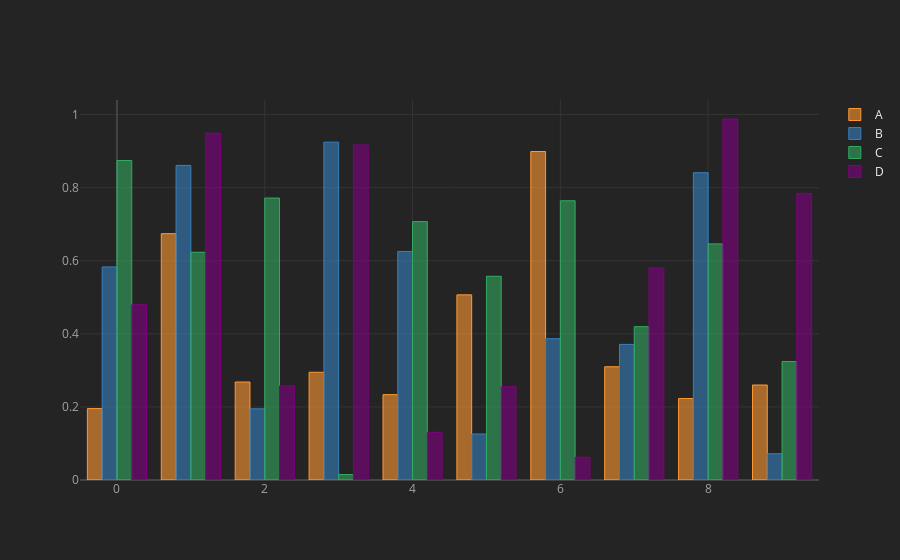

The notebook cell this image was saved under:
### Code cell
df.iplot(kind='bar')

### Figure 1 — Plotly figure (JSON) as saved in the notebook; plotly's stock layout.template omitted (floating-point values rounded to 4 significant figures)
{"data": [{"marker": {"color": "rgba(255, 153, 51, 0.6)", "line": {"color": "rgba(255, 153, 51, 1.0)", "width": 1}}, "name": "A", "orientation": "v", "text": "", "type": "bar", "x": [0, 1, 2, 3, 4, 5, 6, 7, 8, 9], "y": [0.1954, 0.674, 0.2681, 0.2948, 0.2336, 0.5066, 0.8988, 0.3099, 0.2229, 0.2599]}, {"marker": {"color": "rgba(55, 128, 191, 0.6)", "line": {"color": "rgba(55, 128, 191, 1.0)", "width": 1}}, "name": "B", "orientation": "v", "text": "", "type": "bar", "x": [0, 1, 2, 3, 4, 5, 6, 7, 8, 9], "y": [0.583, 0.8607, 0.1947, 0.9244, 0.6254, 0.1258, 0.3865, 0.371, 0.8408, 0.07174]}, {"marker": {"color": "rgba(50, 171, 96, 0.6)", "line": {"color": "rgba(50, 171, 96, 1.0)", "width": 1}}, "name": "C", "orientation": "v", "text": "", "type": "bar", "x": [0, 1, 2, 3, 4, 5, 6, 7, 8, 9], "y": [0.8741, 0.6231, 0.7715, 0.01494, 0.707, 0.5574, 0.764, 0.4195, 0.6461, 0.3241]}, {"marker": {"color": "rgba(128, 0, 128, 0.6)", "line": {"color": "rgba(128, 0, 128, 1.0)", "width": 1}}, "name": "D", "orientation": "v", "text": "", "type": "bar", "x": [0, 1, 2, 3, 4, 5, 6, 7, 8, 9], "y": [0.4797, 0.9489, 0.2576, 0.9167, 0.1304, 0.2553, 0.06228, 0.5805, 0.9878, 0.7843]}], "layout": {"legend": {"bgcolor": "#242424", "font": {"color": "#F4F4F4"}}, "paper_bgcolor": "#242424", "plot_bgcolor": "#242424", "title": {"font": {"color": "#F4F4F4"}}, "xaxis": {"gridcolor": "#343434", "showgrid": true, "tickfont": {"color": "#A4A4A4"}, "title": {"font": {"color": "#A4A4A4"}, "text": ""}, "zerolinecolor": "#444444"}, "yaxis": {"gridcolor": "#343434", "showgrid": true, "tickfont": {"color": "#A4A4A4"}, "title": {"font": {"color": "#A4A4A4"}, "text": ""}, "zerolinecolor": "#444444"}}}
